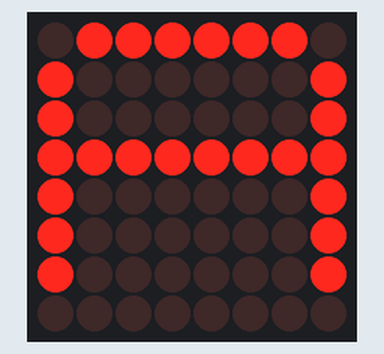
A sketch run on a simulated Arduino Uno, built with avr-gcc and run on an emulated ATmega328P. Parts: 8×8 LED matrix.

Above: at 0.1 s.

The sketch:

piscar_matriz_de_led.ino
```cpp
#include <MD_MAX72xx.h>
#include <SPI.h>

#define HARDWARE_TYPE MD_MAX72XX::FC16_HW
#define MAX_DEVICES 1
#define CS_PIN 3

MD_MAX72XX mx = MD_MAX72XX(HARDWARE_TYPE, CS_PIN, MAX_DEVICES);

const byte A[] = {
  B01111110,
  B10000001,
  B10000001,
  B11111111,
  B10000001,
  B10000001,
  B10000001,
  B00000000
};

void setup() {
  mx.begin();
  mx.control(MD_MAX72XX::INTENSITY, 8);
}

void loop() {
  for (int i = 0; i < 8; i++) {
    for (int j = 0; j < 8; j++) {
      if (A[i] & (1 << j)) {
        mx.setPoint(i, j, true);
      } else {
        mx.setPoint(i, j, false);
      }
    }
  }
  delay(2000);
  mx.clear();
}
```
